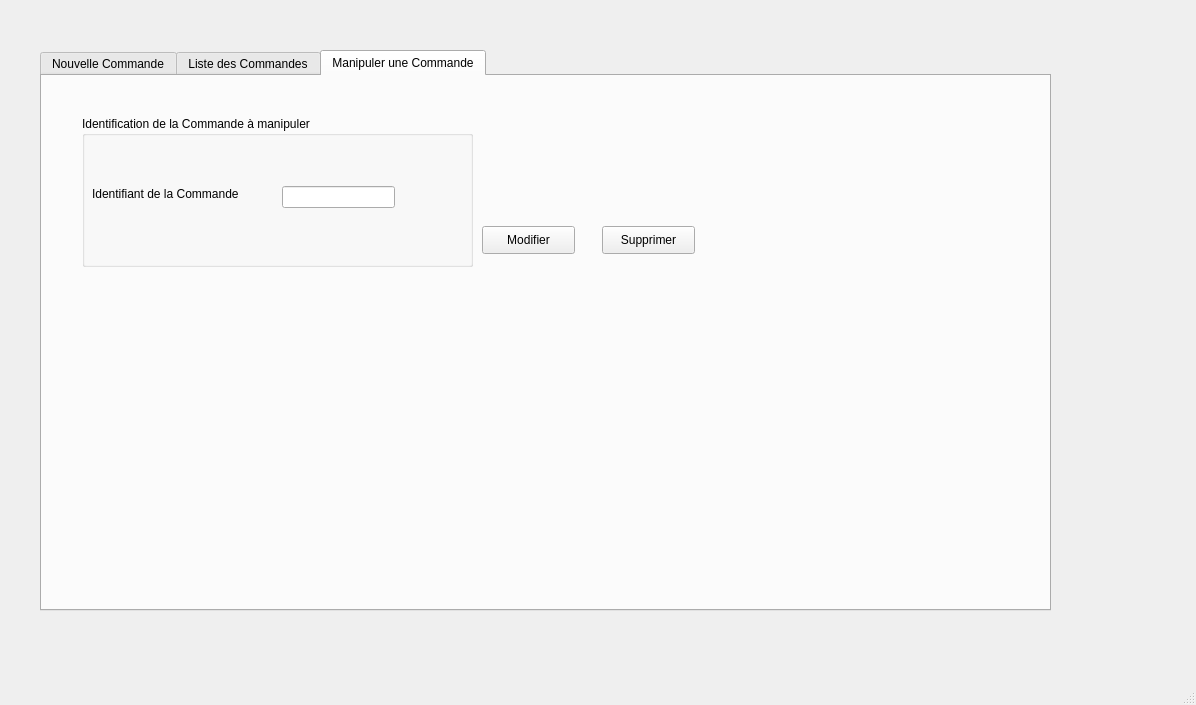
<?xml version="1.0" encoding="UTF-8"?>
<ui version="4.0">
 <class>MainWindow</class>
 <widget class="QMainWindow" name="MainWindow">
  <property name="geometry">
   <rect>
    <x>0</x>
    <y>0</y>
    <width>1196</width>
    <height>705</height>
   </rect>
  </property>
  <property name="windowTitle">
   <string>TeClean_Gestion des commandes</string>
  </property>
  <widget class="QWidget" name="centralwidget">
   <widget class="QTabWidget" name="tabWidget">
    <property name="geometry">
     <rect>
      <x>40</x>
      <y>50</y>
      <width>1011</width>
      <height>561</height>
     </rect>
    </property>
    <property name="currentIndex">
     <number>2</number>
    </property>
    <widget class="QWidget" name="tab">
     <attribute name="title">
      <string>Nouvelle Commande</string>
     </attribute>
     <widget class="QGroupBox" name="groupBox">
      <property name="geometry">
       <rect>
        <x>40</x>
        <y>50</y>
        <width>451</width>
        <height>291</height>
       </rect>
      </property>
      <property name="title">
       <string>Informations de la commande</string>
      </property>
      <widget class="QLabel" name="label_2">
       <property name="geometry">
        <rect>
         <x>10</x>
         <y>103</y>
         <width>199</width>
         <height>48</height>
        </rect>
       </property>
       <property name="text">
        <string>Date de Récupération Prévue</string>
       </property>
      </widget>
      <widget class="QLabel" name="label_3">
       <property name="geometry">
        <rect>
         <x>10</x>
         <y>157</y>
         <width>199</width>
         <height>47</height>
        </rect>
       </property>
       <property name="text">
        <string>Nombre d'Articles</string>
       </property>
      </widget>
      <widget class="QLabel" name="label_4">
       <property name="geometry">
        <rect>
         <x>10</x>
         <y>210</y>
         <width>199</width>
         <height>48</height>
        </rect>
       </property>
       <property name="text">
        <string>Montant à payer</string>
       </property>
      </widget>
      <widget class="QLabel" name="label">
       <property name="geometry">
        <rect>
         <x>10</x>
         <y>49</y>
         <width>199</width>
         <height>48</height>
        </rect>
       </property>
       <property name="text">
        <string>CIN Client</string>
       </property>
      </widget>
      <widget class="QLineEdit" name="cinEdit">
       <property name="geometry">
        <rect>
         <x>220</x>
         <y>60</y>
         <width>113</width>
         <height>22</height>
        </rect>
       </property>
      </widget>
      <widget class="QSpinBox" name="nbArSpin">
       <property name="geometry">
        <rect>
         <x>220</x>
         <y>170</y>
         <width>42</width>
         <height>22</height>
        </rect>
       </property>
       <property name="minimum">
        <number>1</number>
       </property>
       <property name="maximum">
        <number>100</number>
       </property>
      </widget>
      <widget class="QDoubleSpinBox" name="prixSpin">
       <property name="geometry">
        <rect>
         <x>220</x>
         <y>220</y>
         <width>62</width>
         <height>22</height>
        </rect>
       </property>
       <property name="decimals">
        <number>3</number>
       </property>
       <property name="minimum">
        <double>5.000000000000000</double>
       </property>
       <property name="maximum">
        <double>10000.000000000000000</double>
       </property>
      </widget>
      <widget class="QDateEdit" name="dateRecupEdit">
       <property name="geometry">
        <rect>
         <x>220</x>
         <y>120</y>
         <width>110</width>
         <height>22</height>
        </rect>
       </property>
       <property name="displayFormat">
        <string>dd/MM/yyyy</string>
       </property>
      </widget>
     </widget>
     <widget class="QPushButton" name="boutonAjouter">
      <property name="enabled">
       <bool>true</bool>
      </property>
      <property name="geometry">
       <rect>
        <x>630</x>
        <y>310</y>
        <width>93</width>
        <height>28</height>
       </rect>
      </property>
      <property name="text">
       <string>Ajouter</string>
      </property>
     </widget>
    </widget>
    <widget class="QWidget" name="tab_2">
     <attribute name="title">
      <string>Liste des Commandes</string>
     </attribute>
     <widget class="QTableView" name="tableView">
      <property name="geometry">
       <rect>
        <x>10</x>
        <y>10</y>
        <width>861</width>
        <height>331</height>
       </rect>
      </property>
     </widget>
     <widget class="QGroupBox" name="groupBox_2">
      <property name="geometry">
       <rect>
        <x>30</x>
        <y>360</y>
        <width>381</width>
        <height>131</height>
       </rect>
      </property>
      <property name="title">
       <string>Recherche d'une commande</string>
      </property>
      <widget class="QComboBox" name="comboBox">
       <property name="geometry">
        <rect>
         <x>10</x>
         <y>60</y>
         <width>151</width>
         <height>21</height>
        </rect>
       </property>
       <property name="editable">
        <bool>true</bool>
       </property>
       <property name="currentText">
        <string/>
       </property>
       <property name="currentIndex">
        <number>-1</number>
       </property>
       <item>
        <property name="text">
         <string>ID Commande</string>
        </property>
       </item>
       <item>
        <property name="text">
         <string>ID Client</string>
        </property>
       </item>
      </widget>
      <widget class="QLineEdit" name="lineEdit_2">
       <property name="geometry">
        <rect>
         <x>200</x>
         <y>60</y>
         <width>113</width>
         <height>22</height>
        </rect>
       </property>
      </widget>
     </widget>
     <widget class="QGroupBox" name="groupBox_3">
      <property name="geometry">
       <rect>
        <x>440</x>
        <y>360</y>
        <width>381</width>
        <height>131</height>
       </rect>
      </property>
      <property name="title">
       <string>Tri des commande</string>
      </property>
      <widget class="QComboBox" name="comboBox_2">
       <property name="geometry">
        <rect>
         <x>10</x>
         <y>60</y>
         <width>151</width>
         <height>21</height>
        </rect>
       </property>
       <property name="editable">
        <bool>true</bool>
       </property>
       <property name="currentText">
        <string/>
       </property>
       <property name="currentIndex">
        <number>-1</number>
       </property>
       <item>
        <property name="text">
         <string>Prix</string>
        </property>
       </item>
       <item>
        <property name="text">
         <string>Date Récupération</string>
        </property>
       </item>
       <item>
        <property name="text">
         <string>Date Dépôt</string>
        </property>
       </item>
      </widget>
      <widget class="QLineEdit" name="lineEdit_3">
       <property name="geometry">
        <rect>
         <x>200</x>
         <y>60</y>
         <width>113</width>
         <height>22</height>
        </rect>
       </property>
      </widget>
     </widget>
     <widget class="QPushButton" name="pushButton_2">
      <property name="geometry">
       <rect>
        <x>840</x>
        <y>420</y>
        <width>93</width>
        <height>28</height>
       </rect>
      </property>
      <property name="text">
       <string>Calendrier</string>
      </property>
     </widget>
    </widget>
    <widget class="QWidget" name="tab_3">
     <attribute name="title">
      <string>Manipuler une Commande</string>
     </attribute>
     <widget class="QStackedWidget" name="stackedWidget">
      <property name="geometry">
       <rect>
        <x>20</x>
        <y>10</y>
        <width>961</width>
        <height>511</height>
       </rect>
      </property>
      <property name="currentIndex">
       <number>0</number>
      </property>
      <widget class="QWidget" name="page">
       <widget class="QPushButton" name="pushButton_3">
        <property name="geometry">
         <rect>
          <x>420</x>
          <y>140</y>
          <width>93</width>
          <height>28</height>
         </rect>
        </property>
        <property name="text">
         <string>Modifier</string>
        </property>
       </widget>
       <widget class="QPushButton" name="pushButton_4">
        <property name="geometry">
         <rect>
          <x>540</x>
          <y>140</y>
          <width>93</width>
          <height>28</height>
         </rect>
        </property>
        <property name="text">
         <string>Supprimer</string>
        </property>
       </widget>
       <widget class="QGroupBox" name="groupBox_4">
        <property name="geometry">
         <rect>
          <x>20</x>
          <y>30</y>
          <width>391</width>
          <height>151</height>
         </rect>
        </property>
        <property name="title">
         <string>Identification de la Commande à manipuler</string>
        </property>
        <widget class="QLabel" name="label_5">
         <property name="geometry">
          <rect>
           <x>10</x>
           <y>70</y>
           <width>161</width>
           <height>16</height>
          </rect>
         </property>
         <property name="text">
          <string>Identifiant de la Commande</string>
         </property>
        </widget>
        <widget class="QLineEdit" name="idEdit">
         <property name="geometry">
          <rect>
           <x>200</x>
           <y>70</y>
           <width>113</width>
           <height>22</height>
          </rect>
         </property>
        </widget>
       </widget>
      </widget>
      <widget class="QWidget" name="page_2">
       <widget class="QGroupBox" name="groupBox_5">
        <property name="enabled">
         <bool>true</bool>
        </property>
        <property name="geometry">
         <rect>
          <x>20</x>
          <y>20</y>
          <width>451</width>
          <height>371</height>
         </rect>
        </property>
        <property name="title">
         <string>Informations actuelles</string>
        </property>
        <widget class="QLabel" name="label_6">
         <property name="geometry">
          <rect>
           <x>10</x>
           <y>103</y>
           <width>199</width>
           <height>48</height>
          </rect>
         </property>
         <property name="text">
          <string>Date de Dépôt</string>
         </property>
        </widget>
        <widget class="QLabel" name="label_7">
         <property name="geometry">
          <rect>
           <x>10</x>
           <y>210</y>
           <width>199</width>
           <height>47</height>
          </rect>
         </property>
         <property name="text">
          <string>Nombre d'Articles</string>
         </property>
        </widget>
        <widget class="QLabel" name="label_8">
         <property name="geometry">
          <rect>
           <x>10</x>
           <y>320</y>
           <width>199</width>
           <height>48</height>
          </rect>
         </property>
         <property name="text">
          <string>Montant à payer</string>
         </property>
        </widget>
        <widget class="QLabel" name="label_9">
         <property name="geometry">
          <rect>
           <x>10</x>
           <y>9</y>
           <width>199</width>
           <height>48</height>
          </rect>
         </property>
         <property name="text">
          <string>ID Client</string>
         </property>
        </widget>
        <widget class="QLineEdit" name="lineEdit_5">
         <property name="enabled">
          <bool>true</bool>
         </property>
         <property name="geometry">
          <rect>
           <x>220</x>
           <y>20</y>
           <width>113</width>
           <height>22</height>
          </rect>
         </property>
         <property name="readOnly">
          <bool>true</bool>
         </property>
        </widget>
        <widget class="QSpinBox" name="spinBox_2">
         <property name="geometry">
          <rect>
           <x>220</x>
           <y>223</y>
           <width>42</width>
           <height>22</height>
          </rect>
         </property>
         <property name="readOnly">
          <bool>true</bool>
         </property>
        </widget>
        <widget class="QDoubleSpinBox" name="doubleSpinBox_2">
         <property name="geometry">
          <rect>
           <x>220</x>
           <y>330</y>
           <width>62</width>
           <height>22</height>
          </rect>
         </property>
         <property name="readOnly">
          <bool>true</bool>
         </property>
        </widget>
        <widget class="QDateEdit" name="dateEdit_2">
         <property name="geometry">
          <rect>
           <x>220</x>
           <y>120</y>
           <width>110</width>
           <height>22</height>
          </rect>
         </property>
         <property name="readOnly">
          <bool>true</bool>
         </property>
         <property name="displayFormat">
          <string>dd/MM/yyyy</string>
         </property>
        </widget>
        <widget class="QLabel" name="label_14">
         <property name="geometry">
          <rect>
           <x>10</x>
           <y>59</y>
           <width>199</width>
           <height>48</height>
          </rect>
         </property>
         <property name="text">
          <string>ID Commande</string>
         </property>
        </widget>
        <widget class="QLineEdit" name="lineEdit_7">
         <property name="geometry">
          <rect>
           <x>220</x>
           <y>70</y>
           <width>113</width>
           <height>22</height>
          </rect>
         </property>
         <property name="readOnly">
          <bool>true</bool>
         </property>
        </widget>
        <widget class="QLabel" name="label_15">
         <property name="geometry">
          <rect>
           <x>10</x>
           <y>160</y>
           <width>199</width>
           <height>48</height>
          </rect>
         </property>
         <property name="text">
          <string>Date de Récupération Prévue</string>
         </property>
        </widget>
        <widget class="QDateEdit" name="dateEdit_4">
         <property name="geometry">
          <rect>
           <x>220</x>
           <y>170</y>
           <width>110</width>
           <height>22</height>
          </rect>
         </property>
         <property name="readOnly">
          <bool>true</bool>
         </property>
         <property name="displayFormat">
          <string>dd/MM/yyyy</string>
         </property>
        </widget>
        <widget class="QLabel" name="label_16">
         <property name="geometry">
          <rect>
           <x>10</x>
           <y>280</y>
           <width>56</width>
           <height>16</height>
          </rect>
         </property>
         <property name="text">
          <string>Etat</string>
         </property>
        </widget>
        <widget class="QComboBox" name="comboBox_3">
         <property name="enabled">
          <bool>true</bool>
         </property>
         <property name="geometry">
          <rect>
           <x>220</x>
           <y>280</y>
           <width>141</width>
           <height>21</height>
          </rect>
         </property>
         <property name="editable">
          <bool>false</bool>
         </property>
         <item>
          <property name="text">
           <string>En cours de lavage</string>
          </property>
         </item>
         <item>
          <property name="text">
           <string>Prête pour paiement</string>
          </property>
         </item>
         <item>
          <property name="text">
           <string>Payée</string>
          </property>
         </item>
        </widget>
       </widget>
       <widget class="QGroupBox" name="groupBox_6">
        <property name="enabled">
         <bool>true</bool>
        </property>
        <property name="geometry">
         <rect>
          <x>500</x>
          <y>20</y>
          <width>451</width>
          <height>331</height>
         </rect>
        </property>
        <property name="title">
         <string>Nouvelles Informations</string>
        </property>
        <widget class="QSpinBox" name="UnbArSpin">
         <property name="enabled">
          <bool>true</bool>
         </property>
         <property name="geometry">
          <rect>
           <x>290</x>
           <y>170</y>
           <width>42</width>
           <height>22</height>
          </rect>
         </property>
         <property name="minimum">
          <number>1</number>
         </property>
         <property name="maximum">
          <number>100</number>
         </property>
        </widget>
        <widget class="QDoubleSpinBox" name="UprixSpin">
         <property name="enabled">
          <bool>true</bool>
         </property>
         <property name="geometry">
          <rect>
           <x>290</x>
           <y>270</y>
           <width>62</width>
           <height>22</height>
          </rect>
         </property>
         <property name="decimals">
          <number>3</number>
         </property>
         <property name="minimum">
          <double>5.000000000000000</double>
         </property>
         <property name="maximum">
          <double>10000.000000000000000</double>
         </property>
        </widget>
        <widget class="QDateEdit" name="UdateRecupEdit">
         <property name="enabled">
          <bool>true</bool>
         </property>
         <property name="geometry">
          <rect>
           <x>290</x>
           <y>120</y>
           <width>110</width>
           <height>22</height>
          </rect>
         </property>
         <property name="wrapping">
          <bool>false</bool>
         </property>
         <property name="minimumDate">
          <date>
           <year>1752</year>
           <month>9</month>
           <day>16</day>
          </date>
         </property>
         <property name="displayFormat">
          <string>dd/MM/yyyy</string>
         </property>
        </widget>
        <widget class="QComboBox" name="etatComboBox">
         <property name="enabled">
          <bool>true</bool>
         </property>
         <property name="geometry">
          <rect>
           <x>290</x>
           <y>220</y>
           <width>141</width>
           <height>21</height>
          </rect>
         </property>
         <property name="editable">
          <bool>false</bool>
         </property>
         <property name="currentText">
          <string/>
         </property>
         <property name="currentIndex">
          <number>-1</number>
         </property>
         <property name="insertPolicy">
          <enum>QComboBox::NoInsert</enum>
         </property>
         <property name="frame">
          <bool>true</bool>
         </property>
         <item>
          <property name="text">
           <string>En cours de lavage</string>
          </property>
         </item>
         <item>
          <property name="text">
           <string>Prête pour paiement</string>
          </property>
         </item>
         <item>
          <property name="text">
           <string>Payée</string>
          </property>
         </item>
        </widget>
        <widget class="QLabel" name="label_20">
         <property name="geometry">
          <rect>
           <x>20</x>
           <y>40</y>
           <width>251</width>
           <height>16</height>
          </rect>
         </property>
         <property name="text">
          <string>Veuillez cocher les informations à modifier</string>
         </property>
        </widget>
        <widget class="QCheckBox" name="UdateRecupCheck">
         <property name="geometry">
          <rect>
           <x>10</x>
           <y>120</y>
           <width>191</width>
           <height>21</height>
          </rect>
         </property>
         <property name="text">
          <string>Date de Récupération Prévue</string>
         </property>
        </widget>
        <widget class="QCheckBox" name="UnbArCheck">
         <property name="geometry">
          <rect>
           <x>10</x>
           <y>170</y>
           <width>131</width>
           <height>21</height>
          </rect>
         </property>
         <property name="text">
          <string>Nombre d'Articles</string>
         </property>
        </widget>
        <widget class="QCheckBox" name="etatCheck">
         <property name="geometry">
          <rect>
           <x>10</x>
           <y>220</y>
           <width>83</width>
           <height>20</height>
          </rect>
         </property>
         <property name="text">
          <string>Etat</string>
         </property>
        </widget>
        <widget class="QCheckBox" name="UprixCheck">
         <property name="geometry">
          <rect>
           <x>10</x>
           <y>270</y>
           <width>121</width>
           <height>16</height>
          </rect>
         </property>
         <property name="text">
          <string>Montant à payer</string>
         </property>
        </widget>
       </widget>
       <widget class="QPushButton" name="boutonModifier">
        <property name="enabled">
         <bool>true</bool>
        </property>
        <property name="geometry">
         <rect>
          <x>590</x>
          <y>360</y>
          <width>93</width>
          <height>28</height>
         </rect>
        </property>
        <property name="mouseTracking">
         <bool>true</bool>
        </property>
        <property name="text">
         <string>Valider</string>
        </property>
        <property name="checkable">
         <bool>false</bool>
        </property>
       </widget>
       <widget class="QPushButton" name="pushButton_6">
        <property name="geometry">
         <rect>
          <x>760</x>
          <y>360</y>
          <width>93</width>
          <height>28</height>
         </rect>
        </property>
        <property name="text">
         <string>Annuler</string>
        </property>
       </widget>
       <widget class="QLabel" name="fillWarning">
        <property name="geometry">
         <rect>
          <x>500</x>
          <y>400</y>
          <width>451</width>
          <height>16</height>
         </rect>
        </property>
        <property name="text">
         <string>&lt;html&gt;&lt;head/&gt;&lt;body&gt;&lt;p&gt;&lt;span style=&quot; color:#ff0000;&quot;&gt;&lt;/span&gt;&lt;/p&gt;&lt;/body&gt;&lt;/html&gt;</string>
        </property>
        <property name="textFormat">
         <enum>Qt::RichText</enum>
        </property>
        <property name="wordWrap">
         <bool>false</bool>
        </property>
       </widget>
      </widget>
      <widget class="QWidget" name="page_3">
       <widget class="QGroupBox" name="groupBox_7">
        <property name="geometry">
         <rect>
          <x>20</x>
          <y>20</y>
          <width>451</width>
          <height>401</height>
         </rect>
        </property>
        <property name="title">
         <string>Informations de la commande à supprimer</string>
        </property>
        <widget class="QLabel" name="label_13">
         <property name="geometry">
          <rect>
           <x>10</x>
           <y>90</y>
           <width>199</width>
           <height>48</height>
          </rect>
         </property>
         <property name="text">
          <string>Date de Dépôt</string>
         </property>
        </widget>
        <widget class="QLabel" name="label_18">
         <property name="geometry">
          <rect>
           <x>10</x>
           <y>217</y>
           <width>199</width>
           <height>47</height>
          </rect>
         </property>
         <property name="text">
          <string>Nombre d'Articles</string>
         </property>
        </widget>
        <widget class="QLabel" name="label_19">
         <property name="geometry">
          <rect>
           <x>10</x>
           <y>350</y>
           <width>199</width>
           <height>48</height>
          </rect>
         </property>
         <property name="text">
          <string>Montant à payer</string>
         </property>
        </widget>
        <widget class="QSpinBox" name="spinBox_4">
         <property name="geometry">
          <rect>
           <x>220</x>
           <y>230</y>
           <width>42</width>
           <height>22</height>
          </rect>
         </property>
         <property name="readOnly">
          <bool>true</bool>
         </property>
        </widget>
        <widget class="QDoubleSpinBox" name="doubleSpinBox_4">
         <property name="geometry">
          <rect>
           <x>220</x>
           <y>360</y>
           <width>62</width>
           <height>22</height>
          </rect>
         </property>
         <property name="readOnly">
          <bool>true</bool>
         </property>
         <property name="decimals">
          <number>3</number>
         </property>
         <property name="maximum">
          <double>1000.990000000000009</double>
         </property>
        </widget>
        <widget class="QDateEdit" name="dateEdit_5">
         <property name="geometry">
          <rect>
           <x>220</x>
           <y>107</y>
           <width>110</width>
           <height>22</height>
          </rect>
         </property>
         <property name="readOnly">
          <bool>true</bool>
         </property>
         <property name="displayFormat">
          <string>dd/MM/yyyy</string>
         </property>
        </widget>
        <widget class="QLabel" name="label_21">
         <property name="geometry">
          <rect>
           <x>10</x>
           <y>39</y>
           <width>199</width>
           <height>48</height>
          </rect>
         </property>
         <property name="text">
          <string>ID Commande</string>
         </property>
        </widget>
        <widget class="QLineEdit" name="lineEdit_8">
         <property name="geometry">
          <rect>
           <x>220</x>
           <y>50</y>
           <width>113</width>
           <height>22</height>
          </rect>
         </property>
         <property name="readOnly">
          <bool>true</bool>
         </property>
        </widget>
        <widget class="QLabel" name="label_22">
         <property name="geometry">
          <rect>
           <x>10</x>
           <y>160</y>
           <width>199</width>
           <height>48</height>
          </rect>
         </property>
         <property name="text">
          <string>Date de Récupération Prévue</string>
         </property>
        </widget>
        <widget class="QDateEdit" name="dateEdit_6">
         <property name="geometry">
          <rect>
           <x>220</x>
           <y>170</y>
           <width>110</width>
           <height>22</height>
          </rect>
         </property>
         <property name="readOnly">
          <bool>true</bool>
         </property>
         <property name="displayFormat">
          <string>dd/MM/yyyy</string>
         </property>
        </widget>
        <widget class="QLabel" name="label_23">
         <property name="geometry">
          <rect>
           <x>10</x>
           <y>300</y>
           <width>56</width>
           <height>16</height>
          </rect>
         </property>
         <property name="text">
          <string>Etat</string>
         </property>
        </widget>
        <widget class="QComboBox" name="comboBox_5">
         <property name="geometry">
          <rect>
           <x>220</x>
           <y>300</y>
           <width>141</width>
           <height>21</height>
          </rect>
         </property>
         <item>
          <property name="text">
           <string>En cours de lavage</string>
          </property>
         </item>
         <item>
          <property name="text">
           <string>Prête pour paiement</string>
          </property>
         </item>
         <item>
          <property name="text">
           <string>Payée</string>
          </property>
         </item>
        </widget>
       </widget>
       <widget class="QLabel" name="label_24">
        <property name="geometry">
         <rect>
          <x>490</x>
          <y>30</y>
          <width>371</width>
          <height>121</height>
         </rect>
        </property>
        <property name="frameShape">
         <enum>QFrame::Box</enum>
        </property>
        <property name="frameShadow">
         <enum>QFrame::Raised</enum>
        </property>
        <property name="lineWidth">
         <number>2</number>
        </property>
        <property name="text">
         <string>&lt;html&gt;&lt;head/&gt;&lt;body&gt;&lt;p&gt;&lt;span style=&quot; font-size:9pt; font-weight:600; text-decoration: underline; color:#aa0000;&quot;&gt;AVERTISSEMENT:&lt;/span&gt;&lt;/p&gt;&lt;p&gt;La suppression d'une commande est un acte &lt;span style=&quot; font-weight:600;&quot;&gt;irreversible&lt;/span&gt;.&lt;/p&gt;&lt;p&gt;Toutes les informations relatives à cette commande seront&lt;/p&gt;&lt;p&gt;&lt;span style=&quot; font-weight:600;&quot;&gt;définitivement perdues&lt;/span&gt;.&lt;/p&gt;&lt;/body&gt;&lt;/html&gt;</string>
        </property>
        <property name="scaledContents">
         <bool>true</bool>
        </property>
        <property name="alignment">
         <set>Qt::AlignLeading|Qt::AlignLeft|Qt::AlignTop</set>
        </property>
       </widget>
       <widget class="QCheckBox" name="DconfirmCheck">
        <property name="enabled">
         <bool>true</bool>
        </property>
        <property name="geometry">
         <rect>
          <x>490</x>
          <y>330</y>
          <width>431</width>
          <height>41</height>
         </rect>
        </property>
        <property name="text">
         <string>J'ai bien lu l'avertissement et je confirme bien vouloir supprimer 
 cette commande.</string>
        </property>
        <property name="tristate">
         <bool>false</bool>
        </property>
       </widget>
       <widget class="QLineEdit" name="DclIdEdit">
        <property name="geometry">
         <rect>
          <x>700</x>
          <y>400</y>
          <width>113</width>
          <height>22</height>
         </rect>
        </property>
        <property name="text">
         <string/>
        </property>
       </widget>
       <widget class="QLabel" name="DclIdLabel">
        <property name="geometry">
         <rect>
          <x>490</x>
          <y>389</y>
          <width>199</width>
          <height>48</height>
         </rect>
        </property>
        <property name="text">
         <string>ID Client</string>
        </property>
       </widget>
       <widget class="QPushButton" name="pushButton_7">
        <property name="geometry">
         <rect>
          <x>770</x>
          <y>450</y>
          <width>93</width>
          <height>28</height>
         </rect>
        </property>
        <property name="text">
         <string>Annuler</string>
        </property>
       </widget>
       <widget class="QPushButton" name="boutonSupprimer">
        <property name="enabled">
         <bool>false</bool>
        </property>
        <property name="geometry">
         <rect>
          <x>600</x>
          <y>450</y>
          <width>93</width>
          <height>28</height>
         </rect>
        </property>
        <property name="text">
         <string>Valider</string>
        </property>
       </widget>
      </widget>
     </widget>
    </widget>
   </widget>
  </widget>
  <widget class="QMenuBar" name="menubar">
   <property name="geometry">
    <rect>
     <x>0</x>
     <y>0</y>
     <width>1196</width>
     <height>26</height>
    </rect>
   </property>
  </widget>
  <widget class="QStatusBar" name="statusbar"/>
 </widget>
 <resources/>
 <connections/>
 <slots>
  <slot>focusChanged(QWidget*,QWidget*)</slot>
 </slots>
</ui>
